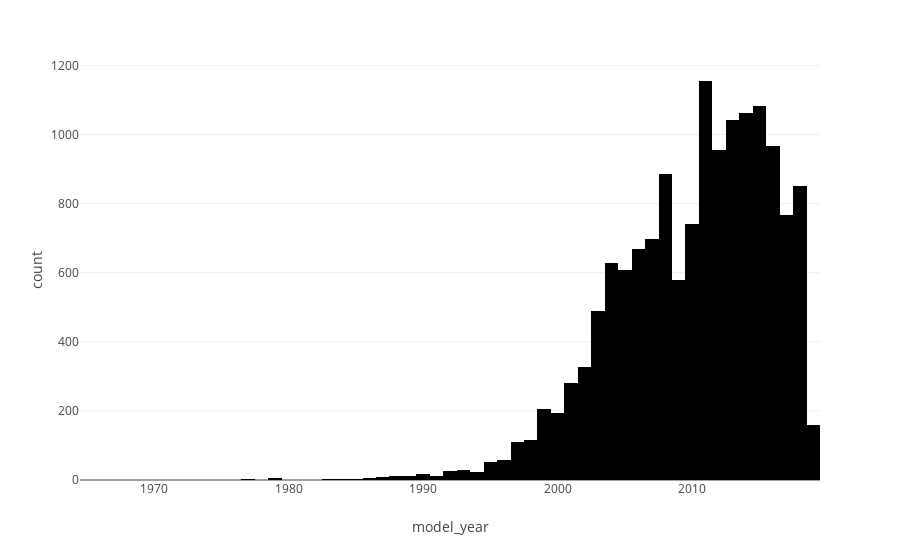

Notebook source saved alongside this figure:
### Markdown cell above
We see that majority of cars are priced between 0 to 20K and has a sharp decline after in cars that is priced between 20K to 60K.

### Code cell
#histogram of car model year from df
hist_model_year = px.histogram(df, x = "model_year")
hist_model_year.show()

st.plotly_chart(hist_model_year)

### Figure 1 — Plotly figure (JSON) as saved in the notebook; plotly's stock layout.template omitted (floating-point values rounded to 4 significant figures; data arrays with more than 128 entries replaced by an {"elided": "..."} marker saying what was removed)
{"data": [{"alignmentgroup": "True", "bingroup": "x", "hovertemplate": "model_year=%{x}<br>count=%{y}<extra></extra>", "legendgroup": "", "marker": {"color": "#000001", "pattern": {"shape": ""}}, "name": "", "offsetgroup": "", "orientation": "v", "showlegend": false, "type": "histogram", "x": {"elided": "14852 int values"}, "xaxis": "x", "yaxis": "y"}], "layout": {"barmode": "relative", "legend": {"tracegroupgap": 0}, "margin": {"t": 60}, "xaxis": {"anchor": "y", "domain": [0, 1], "title": {"text": "model_year"}}, "yaxis": {"anchor": "x", "domain": [0, 1], "title": {"text": "count"}}}}
